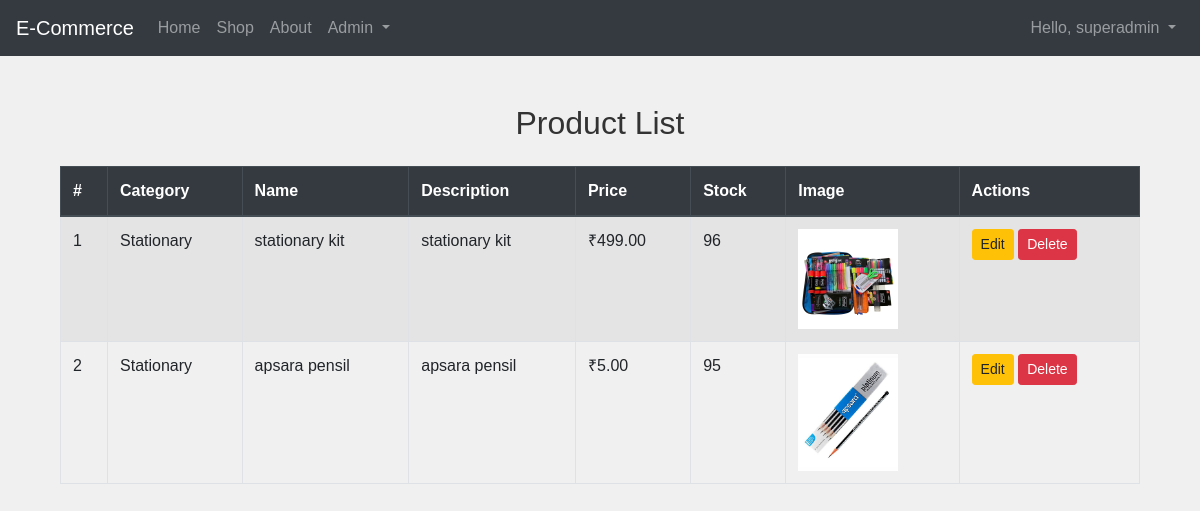
The app's page /product_list/ (signed in) with its own data.
### shop/models.py (models this page shows, shortened)
class Product(models.Model):
    category = models.ForeignKey(Category, related_name='products', on_delete=models.CASCADE)
    name = models.CharField(max_length=255)
    description = models.TextField()
    price = models.DecimalField(max_digits=10, decimal_places=2)
    stock = models.PositiveIntegerField()
    image = models.ImageField(upload_to='products/images/', blank=True, null=True)
    created_at = models.DateTimeField(default=timezone.now)
    updated_at = models.DateTimeField(auto_now=True)
    class Meta:
        ordering = ['-created_at']

class Category(models.Model):
    name = models.CharField(max_length=255, unique=True)
    description = models.TextField(blank=True, null=True)
    created_at = models.DateTimeField(default=timezone.now)
    updated_at = models.DateTimeField(auto_now=True)
    class Meta:
        verbose_name_plural = "Categories"

### shop/views.py (the view)
# urls.py: path('product_list/', views.product_list_view, name='product_list'),
def product_list_view(request):
    products = get_all_products()
    return render(request, 'shop/product_list.html', {'products': products})

### shop/views.py (called while the page is built)
def get_all_products():
    try:
        return Product.objects.all()
    except DatabaseError as e:
        return Product.objects.none()

### shop/templates/shop/product_list.html (shortened to what this page needs)
{% extends 'base.html' %}
{% block content %}
<div class="container mt-5">
    <h2 class="mb-4">Product List</h2>
    <div class="table-responsive">
        <table class="table table-striped table-bordered">
            <thead class="thead-dark">
                <tr>
                    <th>#</th>
                    <th>Category</th>
                    <th>Name</th>
                    <th>Description</th>
                    <th>Price</th>
                    <th>Stock</th>
                    <th>Image</th>
                    <th>Actions</th>
                </tr>
            </thead>
            <tbody>
                {% for product in products %}
                <tr>
                    <td>{{ forloop.counter }}</td>
                    <td>{{ product.category.name }}</td>
                    <td>{{ product.name }}</td>
                    <td>{{ product.description }}</td>
                    <td>₹{{ product.price }}</td>
                    <td>{{ product.stock }}</td>
                    <td>
                        {% if product.image %}
                            <img src="{{ product.image.url }}" alt="{{ product.name }}" style="width: 100px;">
                        {% else %}
                            No Image
                        {% endif %}
                    </td>
                    <td>
                        <a href="#" class="btn btn-warning btn-sm">Edit</a>
                        <a href="#" class="btn btn-danger btn-sm">Delete</a>
                    </td>
                </tr>
                {% empty %}
                <tr>
                    <td colspan="8" class="text-center">No products found</td>
                </tr>
                {% endfor %}
            </tbody>
        </table>
    </div>
</div>
{% endblock %}

### templates/base.html (shortened to what this page needs)
<!DOCTYPE html>
<html lang="en">
<head>
    {% load static %}
    <link href="https://maxcdn.bootstrapcdn.com/bootstrap/4.5.2/css/bootstrap.min.css" rel="stylesheet">
    <link href="{% static 'css/style.css' %}" rel="stylesheet">
</head>
<body>
    <nav class="navbar navbar-expand-lg navbar-dark bg-dark">
        <a class="navbar-brand" href="{% url 'home' %}">E-Commerce</a>
        <div class="collapse navbar-collapse" id="navbarNav">
            <ul class="navbar-nav mr-auto">
                <li class="nav-item">
                    <a class="nav-link" href="{% url 'home' %}">Home</a>
                </li>
                <li class="nav-item">
                    <a class="nav-link" href="{% url 'shop' %}">Shop</a>
                </li>
                <li class="nav-item">
                    <a class="nav-link" href="{% url 'about' %}">About</a>
                </li>
                <li class="nav-item dropdown">
                    <a class="nav-link dropdown-toggle" href="#" id="navbarDropdown" role="button" data-toggle="dropdown" aria-haspopup="true" aria-expanded="false">
                        Admin
                    </a>
                </li>
            </ul>
            <ul class="navbar-nav ml-auto">
                {% if user.is_authenticated %}
                    <li class="nav-item dropdown">
                        <a class="nav-link dropdown-toggle" href="#" id="navbarDropdown" role="button" data-toggle="dropdown" aria-haspopup="true" aria-expanded="false">
                            Hello, {{ user.username }}
                        </a>
                    </li>
                {% endif %}
            </ul>
        </div>
    </nav>
    <div class="container mt-4">
        {% block content %}{% endblock %}
    </div>
</body>
</html>

### static/css/style.css (style rules this page uses)
body { font-family: Arial, sans-serif; text-align: center; margin: 0; padding: 0; background-color: #f0f0f0; color: #333; }
.navbar { margin-bottom: 20px; }

### shop/templates/shop/product_list.html (style rules this page uses)
.table th, .table td { text-align: left; }

### records on screen
Product: category.name "Stationary", name "stationary kit", description "stationary kit", price "499.00", stock "96", image (picture)
Product: category.name "Stationary", name "apsara pensil", description "apsara pensil", price "5.00", stock "95", image (picture)

### other values on screen
{{ user.username }} "superadmin"
